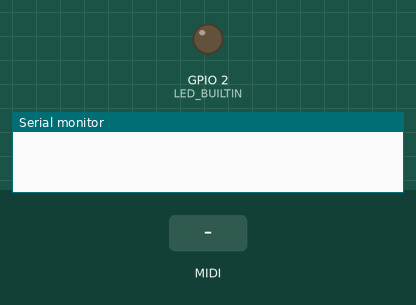
This sketch was run on a simulated ESP32. Shown: output pins drawn as LEDs (lit = HIGH), the last lines printed to the serial monitor. The inputs (shaded band) are chosen by the test bench. MIDI output is not drawn.

Above: at 2.2 s.
2.3 s: MIDI note 36 received
At 2.45 s:
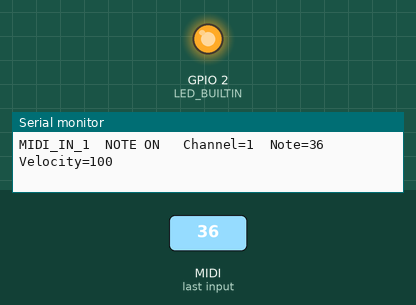
Timing chart, 0 to 5.3 s (numbered marks = the images above; inputs shaded):
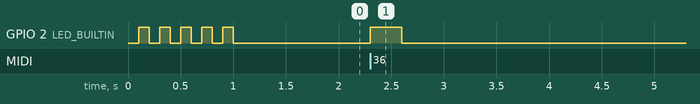

Measured:
- after the input at 2.3 s, GPIO 2 (LED_BUILTIN): LOW → HIGH at once, → LOW 0.30 s later

The sketch:

midiInSanityCheck.ino
```cpp
#include <MIDI.h>

const int MIDI_1_RX_PIN = 2;
const int MIDI_1_TX_PIN = 3;
const int MIDI_2_RX_PIN = 4;
const int MIDI_5_TX_PIN = 3;

HardwareSerial MidiSerial1(1);
HardwareSerial MidiSerial2(2);

MIDI_CREATE_INSTANCE(HardwareSerial, MidiSerial1, MIDI1);
MIDI_CREATE_INSTANCE(HardwareSerial, MidiSerial2, MIDI2);

void noteOn1(const byte channel, const byte note, const byte velocity) {
    digitalWrite(LED_BUILTIN, HIGH);
    Serial.printf("MIDI_IN_1\tNOTE ON \tChannel=%d\tNote=%d\t\tVelocity=%d\n", channel, note, velocity);
}

void noteOff1(const byte channel, const byte note, const byte velocity) {
    digitalWrite(LED_BUILTIN, LOW);
    Serial.printf("MIDI_IN_1\tNOTE OFF\tChannel=%d\tNote=%d\t\tVelocity=%d\n", channel, note, velocity);
}

void noteOn2(const byte channel, const byte note, const byte velocity) {
    digitalWrite(LED_BUILTIN, HIGH);
    Serial.printf("MIDI_IN_2\tNOTE ON \tChannel=%d\tNote=%d\t\tVelocity=%d\n", channel, note, velocity);
}

void noteOff2(const byte channel, const byte note, const byte velocity) {
    digitalWrite(LED_BUILTIN, LOW);
    Serial.printf("MIDI_IN_2\tNOTE OFF\tChannel=%d\tNote=%d\t\tVelocity=%d\n", channel, note, velocity);
}


void setup() {
    Serial.begin(9600);

    MidiSerial1.begin(31250, SERIAL_8N1, MIDI_1_RX_PIN, MIDI_1_TX_PIN);
    MIDI1.begin(MIDI_CHANNEL_OMNI);
    MIDI1.turnThruOff();
    MIDI1.setHandleNoteOn(noteOn1);
    MIDI1.setHandleNoteOff(noteOff1);

    MidiSerial2.begin(31250, SERIAL_8N1, MIDI_2_RX_PIN, MIDI_5_TX_PIN);
    MIDI2.begin(MIDI_CHANNEL_OMNI);
    MIDI2.turnThruOff();
    MIDI2.setHandleNoteOn(noteOn2);
    MIDI2.setHandleNoteOff(noteOff2);

    pinMode(LED_BUILTIN, OUTPUT);
    digitalWrite(LED_BUILTIN, LOW);
    for (int i = 0; i < 5; i++) {
        delay(100);
        digitalWrite(LED_BUILTIN, HIGH);
        delay(100);
        digitalWrite(LED_BUILTIN, LOW);
    }
}

void loop() {
    MIDI1.read();
    MIDI2.read();
}
```
